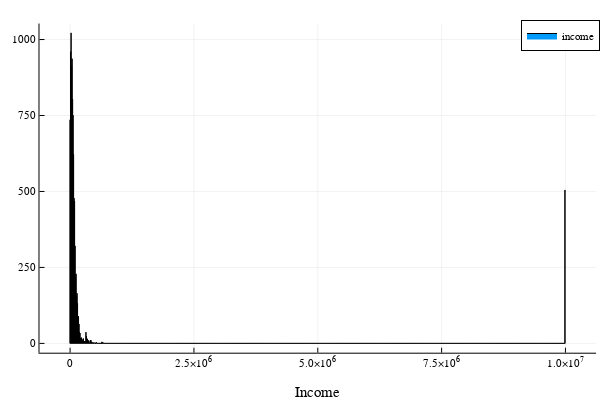

Notebook source saved alongside this figure:
### Code cell
histogram(acs[:HHINCOME], label="income")
xlabel!("Income")
